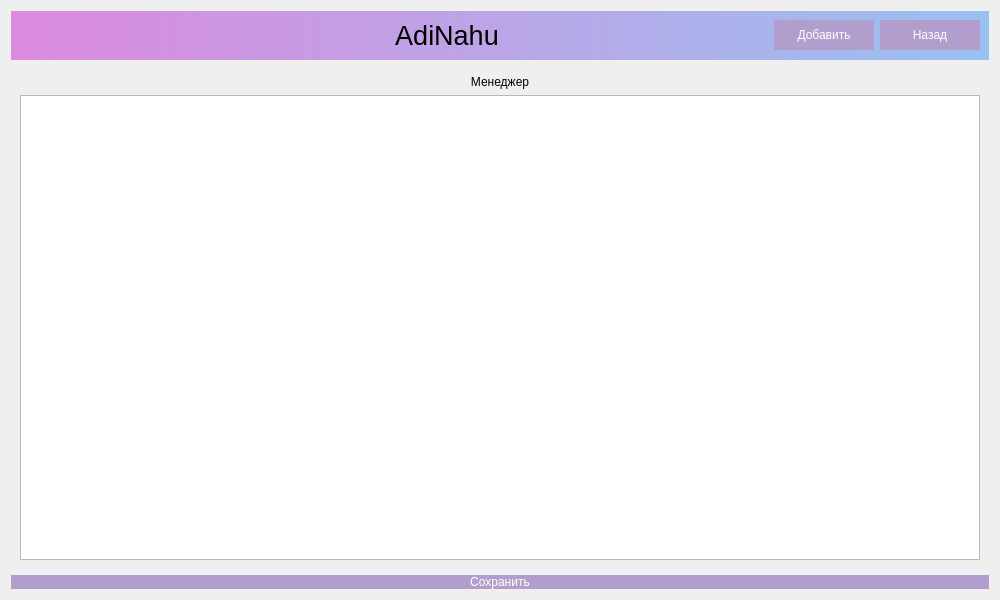
<?xml version="1.0" encoding="UTF-8"?>
<ui version="4.0">
 <class>Dialog</class>
 <widget class="QDialog" name="Dialog">
  <property name="geometry">
   <rect>
    <x>0</x>
    <y>0</y>
    <width>1000</width>
    <height>600</height>
   </rect>
  </property>
  <property name="minimumSize">
   <size>
    <width>1000</width>
    <height>600</height>
   </size>
  </property>
  <property name="windowTitle">
   <string>Учет заявок на ремонт оргтехники</string>
  </property>
  <property name="windowIcon">
   <iconset theme="accessories-dictionary">
    <selectedon>../../../../../logo.png</selectedon>
   </iconset>
  </property>
  <property name="toolTipDuration">
   <number>0</number>
  </property>
  <property name="styleSheet">
   <string notr="true">QPushButton {
background-color: rgb(4, 160, 255);
color: rgb(255, 255, 255);
border: 0px;
}
QWidget
{font: &quot;Comic Sans MS&quot;;}
</string>
  </property>
  <property name="sizeGripEnabled">
   <bool>false</bool>
  </property>
  <layout class="QGridLayout" name="gridLayout">
   <item row="0" column="0">
    <widget class="QWidget" name="widget" native="true">
     <property name="styleSheet">
      <string notr="true">QWidget#widget{
	background-color: qlineargradient(spread:pad, x1:0, y1:0, x2:1, y2:0, stop:0 rgba(220, 138, 221, 255), stop:1 rgba(153, 193, 241, 255));
}

</string>
     </property>
     <layout class="QGridLayout" name="gridLayout_3">
      <item row="0" column="3">
       <widget class="QPushButton" name="AdButton">
        <property name="maximumSize">
         <size>
          <width>100</width>
          <height>30</height>
         </size>
        </property>
        <property name="styleSheet">
         <string notr="true">
background-color: rgb(178, 158, 204);</string>
        </property>
        <property name="text">
         <string>Добавить</string>
        </property>
       </widget>
      </item>
      <item row="0" column="4">
       <widget class="QPushButton" name="back_Button">
        <property name="maximumSize">
         <size>
          <width>100</width>
          <height>30</height>
         </size>
        </property>
        <property name="styleSheet">
         <string notr="true">background-color: rgb(178, 158, 204);
</string>
        </property>
        <property name="text">
         <string>Назад</string>
        </property>
       </widget>
      </item>
      <item row="0" column="0">
       <widget class="QLabel" name="label">
        <property name="maximumSize">
         <size>
          <width>100</width>
          <height>100</height>
         </size>
        </property>
        <property name="text">
         <string/>
        </property>
        <property name="textFormat">
         <enum>Qt::AutoText</enum>
        </property>
        <property name="pixmap">
         <pixmap>../../../../../../../home/kabinet303/Документы/KAMALOV/media/logo.png</pixmap>
        </property>
        <property name="scaledContents">
         <bool>true</bool>
        </property>
       </widget>
      </item>
      <item row="0" column="1">
       <widget class="QLabel" name="label_2">
        <property name="font">
         <font>
          <pointsize>20</pointsize>
          <italic>false</italic>
          <bold>false</bold>
         </font>
        </property>
        <property name="text">
         <string>AdiNahu</string>
        </property>
        <property name="alignment">
         <set>Qt::AlignCenter</set>
        </property>
       </widget>
      </item>
     </layout>
    </widget>
   </item>
   <item row="2" column="0">
    <widget class="QPushButton" name="saveButton">
     <property name="styleSheet">
      <string notr="true">background-color: rgb(178, 158, 204);</string>
     </property>
     <property name="text">
      <string>Сохранить</string>
     </property>
    </widget>
   </item>
   <item row="1" column="0">
    <widget class="QStackedWidget" name="stackedWidget">
     <property name="layoutDirection">
      <enum>Qt::LeftToRight</enum>
     </property>
     <property name="autoFillBackground">
      <bool>false</bool>
     </property>
     <property name="styleSheet">
      <string notr="true"/>
     </property>
     <property name="currentIndex">
      <number>2</number>
     </property>
     <widget class="QWidget" name="Avtorisation">
      <property name="layoutDirection">
       <enum>Qt::LeftToRight</enum>
      </property>
      <layout class="QGridLayout" name="gridLayout_2">
       <property name="leftMargin">
        <number>200</number>
       </property>
       <property name="topMargin">
        <number>50</number>
       </property>
       <property name="rightMargin">
        <number>200</number>
       </property>
       <property name="bottomMargin">
        <number>50</number>
       </property>
       <item row="0" column="0">
        <layout class="QVBoxLayout" name="verticalLayout">
         <property name="spacing">
          <number>12</number>
         </property>
         <item>
          <widget class="QLabel" name="label_3">
           <property name="font">
            <font>
             <pointsize>24</pointsize>
             <italic>false</italic>
             <bold>false</bold>
            </font>
           </property>
           <property name="text">
            <string>АВТОРИЗАЦИЯ</string>
           </property>
           <property name="scaledContents">
            <bool>false</bool>
           </property>
           <property name="alignment">
            <set>Qt::AlignCenter</set>
           </property>
          </widget>
         </item>
         <item>
          <widget class="QLabel" name="label_4">
           <property name="font">
            <font>
             <pointsize>14</pointsize>
             <italic>false</italic>
             <bold>false</bold>
            </font>
           </property>
           <property name="layoutDirection">
            <enum>Qt::LeftToRight</enum>
           </property>
           <property name="autoFillBackground">
            <bool>false</bool>
           </property>
           <property name="text">
            <string>Логин</string>
           </property>
           <property name="alignment">
            <set>Qt::AlignLeading|Qt::AlignLeft|Qt::AlignVCenter</set>
           </property>
          </widget>
         </item>
         <item>
          <widget class="QLineEdit" name="LoginField"/>
         </item>
         <item>
          <widget class="QLabel" name="label_5">
           <property name="font">
            <font>
             <pointsize>14</pointsize>
             <italic>false</italic>
             <bold>false</bold>
            </font>
           </property>
           <property name="text">
            <string>Пароль</string>
           </property>
           <property name="alignment">
            <set>Qt::AlignLeading|Qt::AlignLeft|Qt::AlignVCenter</set>
           </property>
          </widget>
         </item>
         <item>
          <widget class="QLineEdit" name="PasswordField"/>
         </item>
         <item>
          <widget class="QPushButton" name="SignInButton">
           <property name="font">
            <font>
             <pointsize>16</pointsize>
             <italic>false</italic>
             <bold>false</bold>
            </font>
           </property>
           <property name="styleSheet">
            <string notr="true">background-color: rgb(178, 158, 204);</string>
           </property>
           <property name="text">
            <string>Войти</string>
           </property>
          </widget>
         </item>
         <item>
          <widget class="QLabel" name="ErrorField">
           <property name="font">
            <font>
             <pointsize>14</pointsize>
             <italic>false</italic>
             <bold>false</bold>
            </font>
           </property>
           <property name="styleSheet">
            <string notr="true">color: rgb(255, 0, 0);</string>
           </property>
           <property name="text">
            <string/>
           </property>
           <property name="alignment">
            <set>Qt::AlignCenter</set>
           </property>
          </widget>
         </item>
        </layout>
       </item>
      </layout>
     </widget>
     <widget class="QWidget" name="Talon">
      <widget class="QWidget" name="layoutWidget">
       <property name="geometry">
        <rect>
         <x>200</x>
         <y>60</y>
         <width>561</width>
         <height>351</height>
        </rect>
       </property>
       <layout class="QGridLayout" name="gridLayout_7">
        <item row="2" column="0">
         <widget class="QLabel" name="label_10">
          <property name="text">
           <string>Date_zakaza</string>
          </property>
         </widget>
        </item>
        <item row="0" column="1">
         <widget class="QLabel" name="label_13">
          <property name="text">
           <string>Code_polycheniya</string>
          </property>
         </widget>
        </item>
        <item row="1" column="1">
         <widget class="QLineEdit" name="Code_polycheniya"/>
        </item>
        <item row="2" column="1">
         <widget class="QLabel" name="label_14">
          <property name="text">
           <string>id_Pynkt_vidachi</string>
          </property>
         </widget>
        </item>
        <item row="1" column="0">
         <widget class="QLineEdit" name="ID"/>
        </item>
        <item row="0" column="0">
         <widget class="QLabel" name="label_8">
          <property name="text">
           <string>ID</string>
          </property>
         </widget>
        </item>
        <item row="3" column="0">
         <widget class="QLineEdit" name="Date_zakaza"/>
        </item>
        <item row="4" column="0">
         <widget class="QLabel" name="label_11">
          <property name="text">
           <string>id_Sostav_tovara</string>
          </property>
         </widget>
        </item>
        <item row="5" column="0">
         <widget class="QLineEdit" name="id_Sostav_tovara"/>
        </item>
        <item row="6" column="0">
         <widget class="QLabel" name="label_12">
          <property name="text">
           <string>Sum</string>
          </property>
         </widget>
        </item>
        <item row="8" column="0">
         <widget class="QLineEdit" name="Sum"/>
        </item>
        <item row="3" column="1">
         <widget class="QLineEdit" name="id_Pynkt_vidachi"/>
        </item>
        <item row="4" column="1">
         <widget class="QLabel" name="label_15">
          <property name="text">
           <string>Id_Terminal</string>
          </property>
         </widget>
        </item>
        <item row="5" column="1">
         <widget class="QLineEdit" name="Id_Terminal"/>
        </item>
        <item row="6" column="1">
         <widget class="QLabel" name="label_16">
          <property name="text">
           <string>id_Klient</string>
          </property>
         </widget>
        </item>
        <item row="8" column="1">
         <widget class="QLineEdit" name="id_Klient"/>
        </item>
       </layout>
      </widget>
     </widget>
     <widget class="QWidget" name="Manager">
      <layout class="QGridLayout" name="gridLayout_6">
       <item row="0" column="0">
        <widget class="QLabel" name="label_9">
         <property name="text">
          <string>Менеджер</string>
         </property>
         <property name="alignment">
          <set>Qt::AlignCenter</set>
         </property>
        </widget>
       </item>
       <item row="1" column="0">
        <widget class="QTableWidget" name="tableWidget_Manager"/>
       </item>
      </layout>
     </widget>
     <widget class="QWidget" name="Klient">
      <layout class="QGridLayout" name="gridLayout_4">
       <item row="0" column="0">
        <widget class="QLabel" name="label_6">
         <property name="text">
          <string>Клиент</string>
         </property>
         <property name="alignment">
          <set>Qt::AlignCenter</set>
         </property>
        </widget>
       </item>
       <item row="1" column="0">
        <widget class="QTableWidget" name="tableWidget_Klient"/>
       </item>
      </layout>
     </widget>
     <widget class="QWidget" name="Admin">
      <layout class="QGridLayout" name="gridLayout_5">
       <item row="0" column="0">
        <widget class="QLabel" name="label_7">
         <property name="text">
          <string>Администратор</string>
         </property>
         <property name="alignment">
          <set>Qt::AlignCenter</set>
         </property>
        </widget>
       </item>
       <item row="1" column="0">
        <widget class="QTableWidget" name="tableWidget_Admin"/>
       </item>
      </layout>
     </widget>
    </widget>
   </item>
  </layout>
 </widget>
 <resources/>
 <connections/>
</ui>
